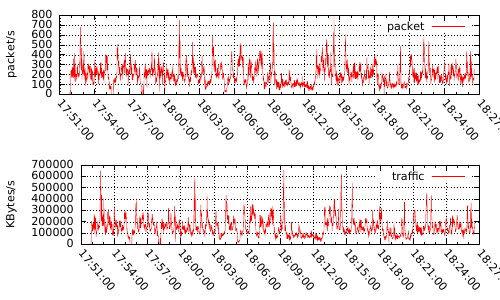

gnuplot code for this plot:
#! /usr/bin/gnuplot
#set terminal pngcairo dashed enhanced
set term png 
set output "network.png"
#set output "`date +%F`.2.png"
set multiplot layout 2,1


set xdata time
set timefmt "%H:%M:%S"
set grid
set ylabel "packet/s" 
plot "network_data.txt" using 1:2 title "packet" with lines



set ylabel "KBytes/s" 
plot "network_data.txt" using 1:3 title "traffic" with lines






#gnuplot -e "datafile='${top_data_file.out}'; outputname='${output_file}'" top.gnuplot 
#gnuplot -e "datafile='${top_data_file}'; outputname='${mem_output_file}'; tiltle_des="-memory-"; lno=3" top_memory.gnuplot 


#gnuplot -e "datafile='${top_data_file}'; outputname='${cpu_output_file}'; title_des='-cpu-'; ylabel_des='cpu(%)'; lno=2"  ${SCRIPT}
#gnuplot -e "datafile='${top_data_file}'; outputname='${mem_output_file}'; title_des='-memory-'; ylabel_des='memory(M)'; lno=3"  ${SCRIPT}
